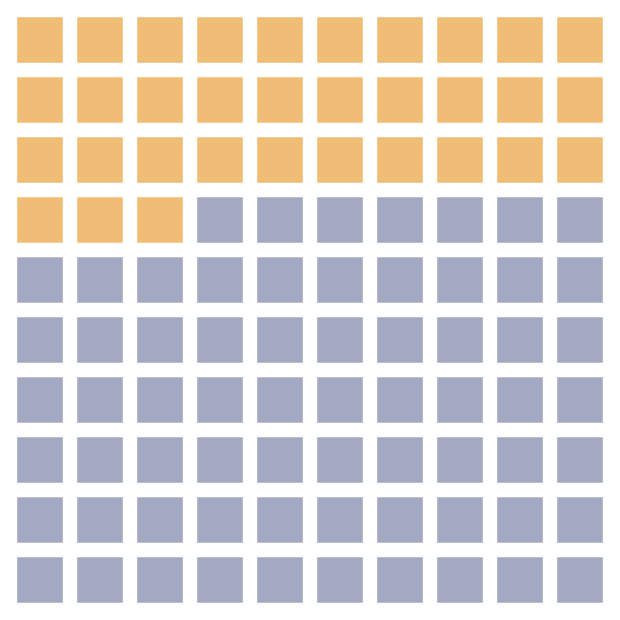

This figure's Vega-Lite source:
### Vega-Lite specification from a JSON file in a GitHub repository (floating-point values rounded to 4 significant figures)
{"$schema": "https://vega.github.io/schema/vega-lite/v5.json", "width": 300, "height": 300, "data": {"sequence": {"start": 0, "stop": 100, "as": "i"}}, "transform": [{"calculate": "datum.i % 10", "as": "col"}, {"calculate": "floor(datum.i / 10)", "as": "row"}, {"calculate": "datum.i < round(33 * reveal) ? 'Less than 7 hours' : '7 hours or more'", "as": "group"}], "params": [{"name": "reveal", "value": 1}], "mark": {"type": "square", "size": 520, "cornerRadius": 3}, "encoding": {"x": {"field": "col", "type": "ordinal", "axis": null}, "y": {"field": "row", "type": "ordinal", "axis": null}, "color": {"field": "group", "type": "nominal", "title": null, "scale": {"domain": ["Less than 7 hours", "7 hours or more"], "range": ["#e9a23b", "#7d83aa"]}, "legend": null}, "tooltip": [{"field": "group", "title": "Usual sleep"}]}, "config": {"background": "transparent", "font": "'Source Sans 3', 'Helvetica Neue', Arial, sans-serif", "view": {"stroke": null}, "title": {"font": "Fraunces, Georgia, serif", "fontSize": 18, "fontWeight": 600, "color": "#e9e7f3", "anchor": "start", "subtitleFont": "'Source Sans 3', 'Helvetica Neue', Arial, sans-serif", "subtitleFontSize": 13, "subtitleFontWeight": 400, "subtitleColor": "#b4b2cf", "offset": 12}, "axis": {"labelFontSize": 12, "titleFontSize": 12, "titleColor": "#b4b2cf", "labelColor": "#b4b2cf", "gridColor": "#2b3266", "labelLimit": 320, "domainColor": "#5f669e", "tickColor": "#5f669e", "titleFontWeight": 400}, "legend": {"labelLimit": 260, "titleLimit": 300, "labelFontSize": 12, "titleFontSize": 12, "titleColor": "#b4b2cf", "labelColor": "#e9e7f3", "titleFontWeight": 400}, "header": {"labelFontSize": 13, "labelColor": "#e9e7f3", "titleFontSize": 13}, "text": {"font": "'Source Sans 3', 'Helvetica Neue', Arial, sans-serif", "color": "#e9e7f3"}}}
